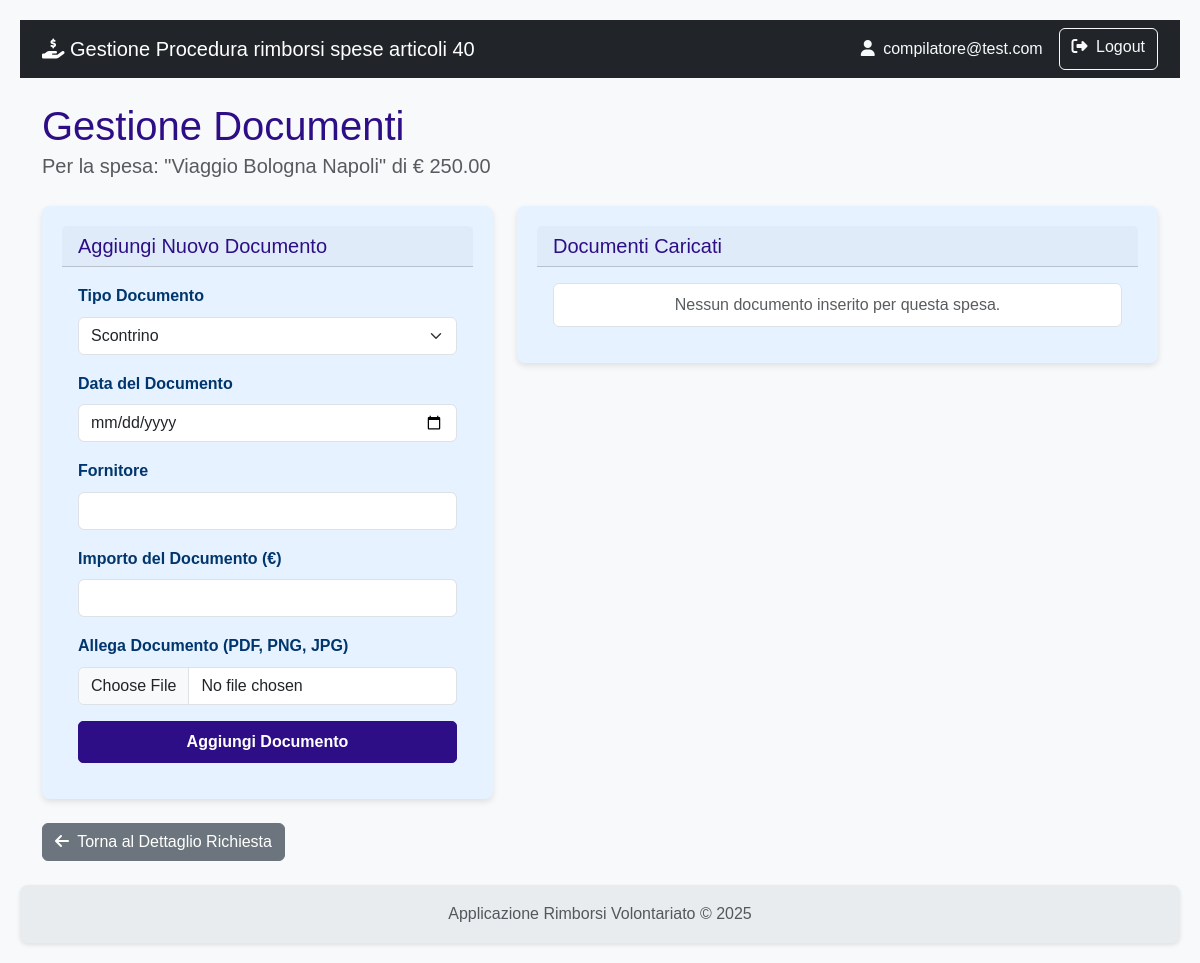
/richiesta/spese/2/documenti (signed in), run on an earlier commit of the app's database.
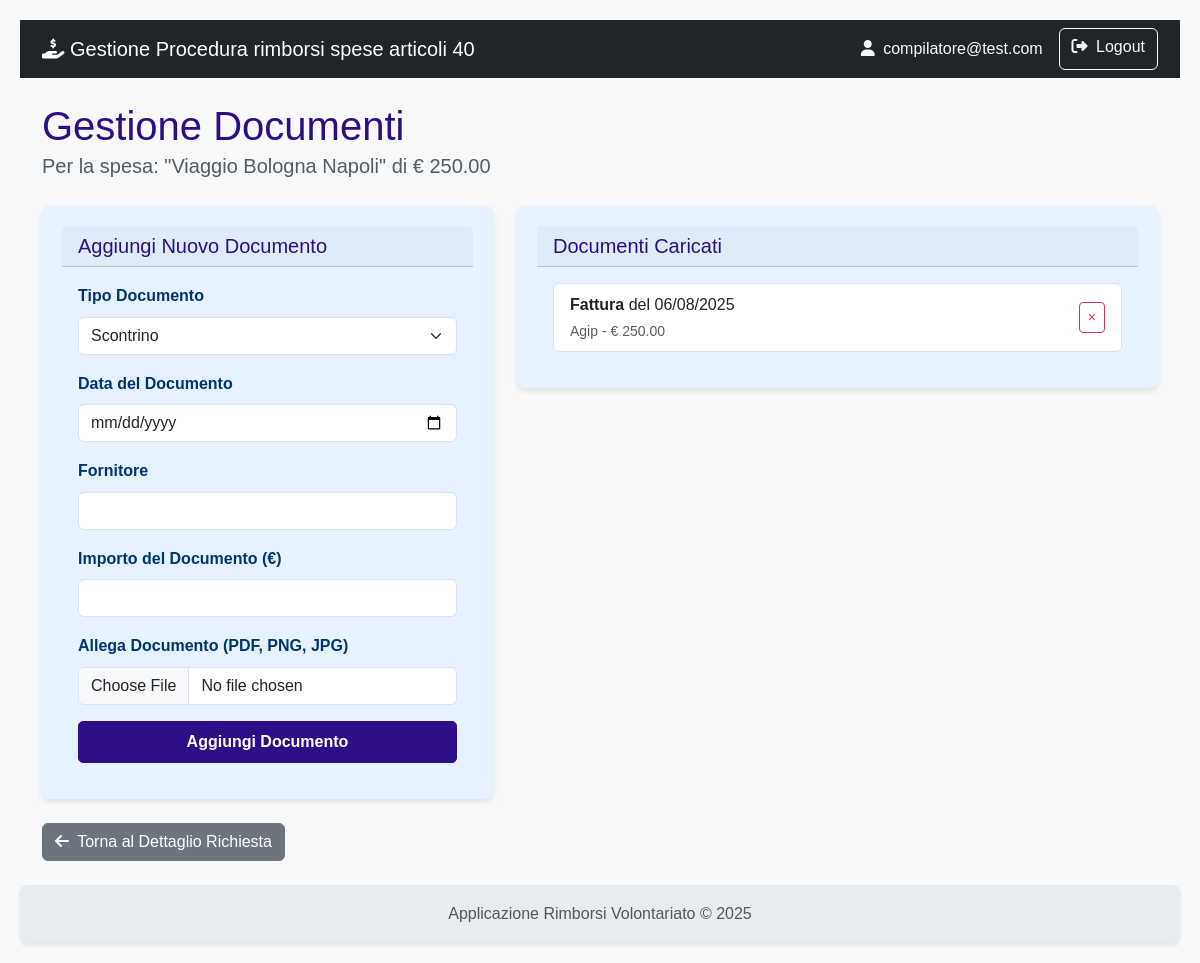
And on a later commit of the database.
### rimborsi/models.py (models this page shows)
class User(db.Model, UserMixin):
    id = db.Column(db.Integer, primary_key=True)
    username = db.Column(db.String(80), nullable=False)
    email = db.Column(db.String(120), nullable=False)
    password_hash = db.Column(db.String(120), nullable=False)
    role = db.Column(db.String(20), nullable=False)
    organizzazioni = db.relationship('Organizzazione', secondary=associazione_utente_organizzazione, back_populates='utenti_compilatori')
    __table_args__ = (
        db.UniqueConstraint('username', name='uq_user_username'),
        db.UniqueConstraint('email', name='uq_user_email'),
    )

class Spesa(db.Model):
    id = db.Column(db.Integer, primary_key=True)
    data_spesa = db.Column(db.Date, nullable=False)
    categoria = db.Column(db.String(1), nullable=False)
    descrizione_spesa = db.Column(db.String(250))
    importo_richiesto = db.Column(db.Float, nullable=False)
    importo_approvato = db.Column(db.Float)
    note_istruttoria = db.Column(db.Text)
    richiesta_id = db.Column(db.Integer, db.ForeignKey('richiesta.id'), nullable=False)
    documenti = db.relationship('DocumentoSpesa', backref='spesa', lazy=True, cascade="all, delete-orphan")
    impiego_id = db.Column(db.Integer, db.ForeignKey('impiego_mezzo_attrezzatura.id'), nullable=True)

class DocumentoSpesa(db.Model):
    id = db.Column(db.Integer, primary_key=True)
    data_documento = db.Column(db.Date, nullable=False)
    fornitore = db.Column(db.String(150))
    importo_documento = db.Column(db.Float, nullable=False)
    tipo_documento = db.Column(db.String(50))
    spesa_id = db.Column(db.Integer, db.ForeignKey('spesa.id'), nullable=False)
    nome_file = db.Column(db.String(255), nullable=True) # Campo per il nome del file salvato
    def get_tipo_documento_display(self):
        tipo = {
            'A': 'Scontrino',
            'B': 'Fattura',
            'C': 'Autorizzazione',
            'D': 'Attestazione Danno'
        }
        return tipo.get(self.tipo_documento, self.tipo_documento)

### rimborsi/richiesta/routes.py (the view)
@richiesta_bp.route('/spese/<int:spesa_id>/documenti', methods=['GET'])
@login_required
def lista_documenti(spesa_id):
    spesa = Spesa.query.get_or_404(spesa_id)
    form = DocumentoSpesaForm() # Form per aggiungere nuovi documenti
    return render_template('richiesta/lista_documenti.html', spesa=spesa, form=form)

### rimborsi/richiesta/forms.py
class DocumentoSpesaForm(FlaskForm):
    tipo_documento = SelectField('Tipo Documento', choices=[
        ('A', 'Scontrino'),
        ('B', 'Fattura'),
        ('C', 'Autorizzazione'),
        ('D', 'Attestazione Danno')
    ], validators=[DataRequired()])
    data_documento = DateField('Data del Documento', format='%Y-%m-%d', validators=[DataRequired()])
    fornitore = StringField('Fornitore', validators=[Optional(), Length(max=150)])
    importo_documento = FloatField('Importo del Documento (€)', validators=[DataRequired()])
    allegato = FileField('Allega Documento (PDF, PNG, JPG)', validators=[
        FileAllowed(['pdf', 'png', 'jpg', 'jpeg'], 'Sono ammessi solo file PDF, PNG e JPG!')
    ])
    submit = SubmitField('Aggiungi Documento')

### rimborsi/templates/richiesta/lista_documenti.html (shortened to what this page needs)
{% extends 'base.html' %}
{% block content %}
    <div class="mb-4">
        <h1 class="mb-0">Gestione Documenti</h1>
        <p class="lead text-muted">Per la spesa: "{{ spesa.descrizione_spesa }}" di € {{ "%.2f"|format(spesa.importo_richiesto) }}</p>
    </div>
    <div class="row g-4">
        <div class="col-md-5">
            <div class="card shadow-sm">
                <div class="card-header"><h5 class="mb-0">Aggiungi Nuovo Documento</h5></div>
                <div class="card-body">
                    <form action="{{ url_for('richiesta.crea_documento', spesa_id=spesa.id) }}" method="POST" novalidate>
                        <div class="mb-3">
                            {{ form.tipo_documento.label(class="form-label fw-bold") }}
                            {{ form.tipo_documento(class="form-select") }}
                        </div>
                        <div class="mb-3">
                            {{ form.data_documento.label(class="form-label fw-bold") }}
                            {{ form.data_documento(class="form-control", type="date") }}
                        </div>
                        <div class="mb-3">
                            {{ form.fornitore.label(class="form-label fw-bold") }}
                            {{ form.fornitore(class="form-control") }}
                        </div>
                        <div class="mb-3">
                            {{ form.importo_documento.label(class="form-label fw-bold") }}
                            {{ form.importo_documento(class="form-control") }}
                        </div>
                        <div class="mb-3">
                            {{ form.allegato.label(class="form-label fw-bold") }}
                            {{ form.allegato(class="form-control") }}
                        </div>
                        {{ form.submit(class="btn btn-primary w-100") }}
                    </form>
                </div>
            </div>
        </div>
        <div class="col-md-7">
            <div class="card shadow-sm">
                <div class="card-header"><h5 class="mb-0">Documenti Caricati</h5></div>
                <div class="card-body">
                    <ul class="list-group">
                        {% for doc in spesa.documenti %}
                        <li class="list-group-item d-flex justify-content-between align-items-center">
                            <div>
                                <strong>{{ doc.get_tipo_documento_display() }}</strong> del {{ doc.data_documento.strftime('%d/%m/%Y') }}
                                <br>
                                <small class="text-muted">{{ doc.fornitore or 'N/D' }} - &euro; {{ "%.2f"|format(doc.importo_documento) }}</small>
                            </div>
                            <form action="{{ url_for('richiesta.cancella_documento', documento_id=doc.id) }}" method="POST">
                                <button type="submit" class="btn btn-sm btn-outline-danger" onclick="return confirm('Sei sicuro?');">&times;</button>
                            </form>
                        </li>
                        {% else %}
                        <li class="list-group-item text-center text-muted">Nessun documento inserito per questa spesa.</li>
                        {% endfor %}
                    </ul>
                </div>
            </div>
        </div>
    </div>
    <div class="mt-4">
        <a href="{{ url_for('richiesta.dettaglio_richiesta', richiesta_id=spesa.richiesta_id) }}" class="btn btn-secondary">
            <i class="fas fa-arrow-left me-1"></i> Torna al Dettaglio Richiesta
        </a>
    </div>
{% endblock %}

### rimborsi/templates/base.html (shortened to what this page needs)
<!doctype html>
<html lang="it" class="h-100">
<head>
    <link href="https://cdn.jsdelivr.net/npm/bootstrap@5.3.3/dist/css/bootstrap.min.css" rel="stylesheet" xintegrity="sha384-QWTKZyjpPEjISv5WaRU9OFeRpok6YctnYmDr5pNlyT2bRjXh0JMhjY6hW+ALEwIH">
    <link rel="stylesheet" href="https://cdnjs.cloudflare.com/ajax/libs/font-awesome/6.5.2/css/all.min.css" xintegrity="sha512-SnH5WK+bZxgPHs44uWIX+LLJAJ9/2PkPKZ5QiAj6Ta86w+fsb2TkcmfRyVX3pBnMFcV7oQPJkl9QevSCWr3W6A==" />
    <link rel="stylesheet" href="{{ url_for('static', filename='css/styles.css') }}">
</head>
<body>
    <nav class="navbar navbar-expand-lg navbar-dark bg-dark">
        <div class="container">
            <a class="navbar-brand" href="{{ url_for('auth.index') }}">
                <i class="fas fa-hand-holding-dollar"></i>
                Gestione Procedura rimborsi spese articoli 40
            </a>
            <div class="collapse navbar-collapse" id="navbarNav">
                <div class="d-flex ms-auto">
                    {% if current_user.is_authenticated %}
                        <span class="navbar-text me-3 text-light">
                            <i class="fas fa-user me-1"></i> {{ current_user.email }}
                        </span>
                        <a href="{{ url_for('auth.logout') }}" class="btn btn-outline-light">
                            <i class="fas fa-sign-out-alt me-1"></i> Logout
                        </a>
                    {% else %}
                        <a href="{{ url_for('auth.registrati') }}" class="btn btn-outline-light me-2">Registrati</a>
                        <a href="{{ url_for('auth.login') }}" class="btn btn-outline-light">Login</a>
                    {% endif %}
                </div>
            </div>
        </div>
    </nav>
    <main class="container my-4">
        {% block content %}{% endblock %}
    </main>
    <footer class="footer mt-auto py-3">
        <div class="container text-center">
            <span class="text-muted">Applicazione Rimborsi Volontariato &copy; 2025</span>
        </div>
    </footer>
</body>
</html>

### rimborsi/static/css/styles.css (style rules this page uses)
:root { --color-primary: #2e0e86; --color-primary-hover: #142fca; --color-text-light: #ffffff; --color-card-bg: #e6f2ff; --color-card-text: #00366d; --color-bg: #f4f4f4; --color-text-dark: #333; --color-link: #0055a4; --border-radius: 8px; --box-shadow: 0 2px 4px rgba(0, 0, 0, 0.1); --box-shadow-card: 0 3px 6px rgba(0, 0, 0, 0.1); --transition-standard: all 0.3s ease; }
body { font-family: Arial, sans-serif; background-color: var(--color-bg); color: var(--color-text-dark); margin: 0; padding: 20px; line-height: 1.6; }
h1, h2, h3, h4, h5, h6 { color: var(--color-primary); margin-top: 0; }
a { color: var(--color-link); text-decoration: none; }
.btn-primary { background-color: var(--color-primary) !important; border-color: var(--color-primary) !important; color: var(--color-text-light) !important; font-weight: bold !important; text-decoration: none !important; display: inline-flex !important; align-items: center !important; justify-content: center !important; padding: 0.5rem 1rem !important; border-radius: 5px !important; transition: var(--transition-standard) !important; cursor: pointer; }
.card { flex: 1; background-color: var(--color-card-bg); color: var(--color-card-text); border-radius: var(--border-radius); padding: 20px; box-shadow: var(--box-shadow-card); transition: transform 0.2s ease-in-out; border: none; }
.shadow-sm { box-shadow: var(--box-shadow-card) !important; }
.text-center { text-align: center; }
.footer { display: flex; justify-content: left; gap: 20px; background-color: var(--color-primary); padding: 15px 20px; border-radius: var(--border-radius); margin-top: 20px; box-shadow: var(--box-shadow); }

### rimborsi/templates/base.html (style rules this page uses)
body { display: flex; flex-direction: column; min-height: 100vh; background-color: #f8f9fa; }
main { flex: 1; }
.footer { background-color: #e9ecef; }

What changed in the data, as far as the page shows it:
added DocumentoSpesa: tipo_documento "Fattura", data_documento "06/08/2025", fornitore "Agip", importo_documento "250.00"
Also different on the page:
text no longer shown: "Nessun documento inserito per questa spesa."
